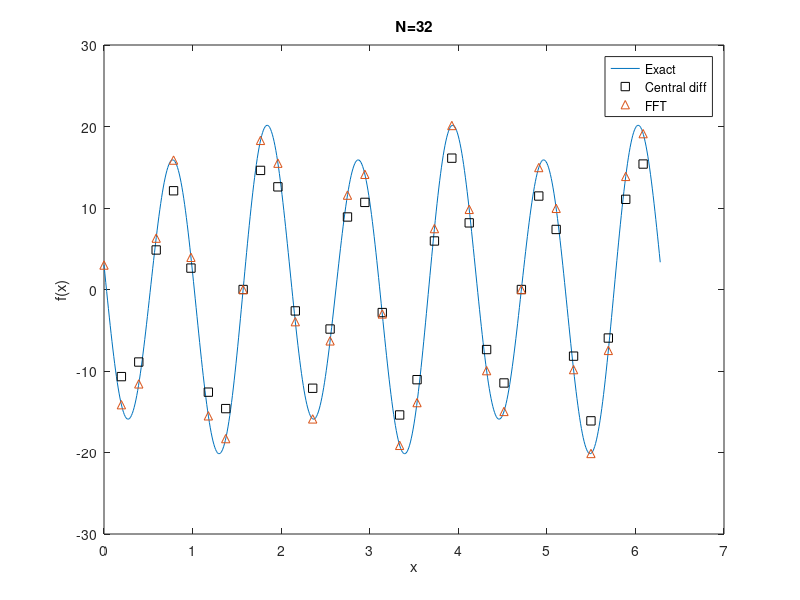

Recreate this plot in MATLAB.
clear
%初始化
f = @(x) sin(3*x) + 3*cos(6*x);
f_d = @(x) 3*cos(3*x)-18*sin(6*x);
N=32; %N的值
h=2*pi/N;
x = 0:0.01:2*pi;

%Exact differential
plot(x, f_d(x));
hold on;

%central difference
n=1:N-1;
f_central = (f(h*(n+1))-f(h*(n-1)))/(2*h); 
plot((n*h), f_central, 'ks');
hold on;

%FFT
k=[(0:N/2-1)'; (-N/2: -1)']';
k(1)=0;
x=0:h:2*pi-h;
f_hat = fft(f(x));
f_hat_d = 1i*k.*f_hat;
f_FFT = ifft(f_hat_d);
plot(x, f_FFT, '^');

%plot
xlabel('x');
ylabel('f(x)')
title('N=32')
legend('Exact', 'Central diff', 'FFT', 'location', 'northeast')